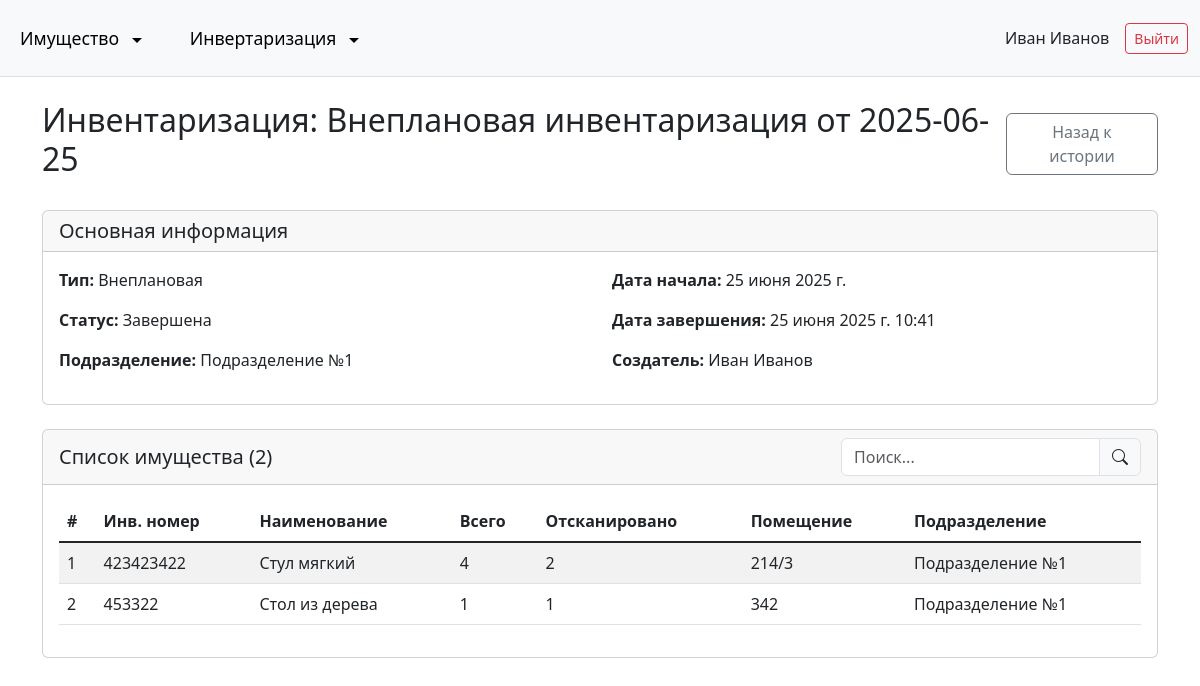
Screenshot of /inventory/detail/11/ (signed in) with the database file from the repository.
### inventory/models.py (models this page shows, shortened)
class Inventory(models.Model):
    TYPE_CHOICES = (
        ('planned', 'Плановая'),
        ('unplanned', 'Внеплановая'),
    )
    STATUS_CHOICES = (
        ('active', 'Активная'),
        ('completed', 'Завершена'),
    )
    name = models.CharField('Название', max_length=255)
    start_date = models.DateField('Дата начала')
    end_date = models.DateField('Дата окончания', null=True, blank=True)
    inventory_type = models.CharField('Тип инвентаризации', max_length=10, choices=TYPE_CHOICES, default='unplanned')
    status = models.CharField('Статус', max_length=10, choices=STATUS_CHOICES, default='active')
    date_completed = models.DateTimeField('Дата завершения', null=True, blank=True)
    created_at = models.DateTimeField('Дата создания', auto_now_add=True)
    department = models.ForeignKey(
        'Department',
        on_delete=models.CASCADE,
        related_name='inventories',
        verbose_name='Структурное подразделение',
        null=True,
        blank=True
    )
    created_by = models.ForeignKey(
        User,
        on_delete=models.SET_NULL,
        related_name='created_inventories',
        verbose_name='Создатель',
        null=True,
        blank=True
    )
    class Meta:
        verbose_name = 'Инвентаризация'
        verbose_name_plural = 'Инвентаризации'
        ordering = ['-created_at']

class Department(models.Model):
    name = models.CharField('Название', max_length=255)
    code = models.CharField('Код', max_length=50, blank=True, null=True)
    description = models.TextField('Описание', blank=True, null=True)
    class Meta:
        verbose_name = 'Структурное подразделение'
        verbose_name_plural = 'Структурные подразделения'
        ordering = ['name']

### assets/models.py (models this page shows, shortened)
class Asset(models.Model):
    inventory_number = models.CharField('Инвентарный номер', max_length=100, unique=True)
    asset_name = models.CharField('Наименование', max_length=255)
    quantity = models.IntegerField('Количество', default=1)
    book_value = models.DecimalField('Балансовая стоимость', max_digits=12, decimal_places=2, null=True, blank=True)
    responsible = models.CharField('Ответственный', max_length=255, null=True, blank=True)
    location = models.ForeignKey(
        Location,
        on_delete=models.SET_NULL,
        null=True,
        blank=True,
        related_name='assets',
        verbose_name='Помещение'
    )
    department = models.ForeignKey(
        'inventory.Department',
        on_delete=models.SET_NULL,
        null=True,
        blank=True,
        related_name='assets',
        verbose_name='Структурное подразделение'
    )
    year_of_manufacture = models.IntegerField('Год выпуска', null=True, blank=True)
    photo = models.ImageField('Фото', upload_to='assets/', null=True, blank=True)
    qr_code = models.CharField('QR код', max_length=150, null=True, blank=True)
    qr_image = models.ImageField('QR изображение', upload_to='qr_codes/assets/', null=True, blank=True)
    total_written_off = models.PositiveIntegerField(default=0)
    is_written_off = models.BooleanField('Списано', default=False)
    write_off_date = models.DateTimeField('Дата списания', null=True, blank=True)
    created_at = models.DateTimeField('Дата создания', auto_now_add=True)
    updated_at = models.DateTimeField('Дата обновления', auto_now=True)
    class Meta:
        verbose_name = 'Имущество'
        verbose_name_plural = 'Имущество'
        ordering = ['inventory_number']
    def get_location_name(self):
        return self.location.name if self.location else "Не указано"

### locations/models.py (models this page shows, shortened)
class Location(models.Model):
    name = models.CharField('Название помещения', max_length=255)
    qr_code = models.CharField('QR код', max_length=150, unique=True)
    qr_image = models.ImageField('QR изображение', upload_to='qr_codes/locations/', null=True, blank=True)
    created_at = models.DateTimeField('Дата создания', auto_now_add=True)
    updated_at = models.DateTimeField('Дата обновления', auto_now=True)
    class Meta:
        verbose_name = 'Помещение'
        verbose_name_plural = 'Помещения'
        ordering = ['name']

### inventory/views.py (the view)
# urls.py: path('detail/<int:pk>/', views.inventory_detail, name='inventory_detail'),
@login_required
@department_access_required
def inventory_detail(request, pk):
    inventory = get_object_or_404(Inventory, pk=pk)
    is_admin = request.user.is_staff or request.user.is_superuser
    try:
        user_profile = request.user.profile
        department = user_profile.department
    except:
        user_profile = None
        department = None
    inventory_items = InventoryItem.objects.filter(inventory=inventory).select_related('asset')
    if not is_admin and department:
        inventory_items = inventory_items.filter(asset__department=department)
    items = []
    for item in inventory_items:
        items.append({
            'id': item.id,
            'inventory_number': item.asset.inventory_number,
            'asset_name': item.asset.asset_name,
            'total_quantity': item.total_quantity,
            'scanned_quantity': item.scanned_quantity,
            'location_name': item.asset.get_location_name() or 'Не указано',
            'department_name': item.asset.department.name if item.asset.department else 'Не указано',
        })
    return render(request, 'inventory/inventory_detail.html', {
        'inventory': inventory,
        'items': items
    })

### templates/inventory/inventory_detail.html (shortened to what this page needs)
{% extends "base.html" %}
{% block content %}
<div class="container mt-4">
    <div class="d-flex justify-content-between align-items-center mb-4">
        <h2>Инвентаризация: {{ inventory.name }}</h2>
        <div>
            <a href="{% url 'inventory_history' %}" class="btn btn-outline-secondary">Назад к истории</a>
        </div>
    </div>
    <div class="card mb-4">
        <div class="card-header">
            <h5 class="card-title mb-0">Основная информация</h5>
        </div>
        <div class="card-body">
            <div class="row">
                <div class="col-md-6">
                    <p><strong>Тип:</strong> {{ inventory.get_inventory_type_display }}</p>
                    <p><strong>Статус:</strong> {{ inventory.get_status_display }}</p>
                    <p><strong>Подразделение:</strong> {{ inventory.department.name|default:"Не указано" }}</p>
                </div>
                <div class="col-md-6">
                    <p><strong>Дата начала:</strong> {{ inventory.start_date }}</p>
                    <p><strong>Дата завершения:</strong> {{ inventory.date_completed|default:"Не завершена" }}</p>
                    <p><strong>Создатель:</strong> {{ inventory.created_by.get_full_name|default:inventory.created_by.username }}</p>
                </div>
            </div>
        </div>
    </div>
    <div class="card">
        <div class="card-header d-flex justify-content-between align-items-center">
            <h5 class="card-title mb-0">Список имущества ({{ items|length }})</h5>
            <div class="input-group" style="width: 300px;">
                <input type="text" id="searchInput" class="form-control" placeholder="Поиск...">
                <span class="input-group-text"><i class="bi bi-search"></i></span>
            </div>
        </div>
        <div class="card-body">
            <div class="table-responsive">
                <table class="table table-striped table-hover">
                    <thead>
                        <tr>
                            <th>#</th>
                            <th>Инв. номер</th>
                            <th>Наименование</th>
                            <th>Всего</th>
                            <th>Отсканировано</th>
                            <th>Помещение</th>
                            <th>Подразделение</th>
                        </tr>
                    </thead>
                    <tbody>
                        {% for item in items %}
                        <tr>
                            <td>{{ forloop.counter }}</td>
                            <td>{{ item.inventory_number }}</td>
                            <td>{{ item.asset_name }}</td>
                            <td>{{ item.total_quantity }}</td>
                            <td>{{ item.scanned_quantity }}</td>
                            <td>{{ item.location_name }}</td>
                            <td>{{ item.department_name }}</td>
                        </tr>
                        {% empty %}
                        <tr>
                            <td colspan="8" class="text-center">Нет данных</td>
                        </tr>
                        {% endfor %}
                    </tbody>
                </table>
            </div>
        </div>
    </div>
</div>
{% endblock %}

### templates/base.html (shortened to what this page needs)
<!DOCTYPE html>
<html lang="ru">
<head>
    <link href="https://cdn.jsdelivr.net/npm/bootstrap@5.1.3/dist/css/bootstrap.min.css" rel="stylesheet">
    <link rel="stylesheet" href="https://cdn.jsdelivr.net/npm/bootstrap-icons@1.7.2/font/bootstrap-icons.css">
    <link rel="stylesheet" href="https://cdn.jsdelivr.net/npm/bootstrap@5.3.0/dist/css/bootstrap.min.css">
    <link rel="stylesheet" href="https://cdnjs.cloudflare.com/ajax/libs/font-awesome/5.15.4/css/all.min.css">
</head>
<body>
    <nav class="navbar navbar-expand-lg navbar-light bg-light border-bottom">
        <div class="container-fluid">
            <div class="navbar-nav me-auto mb-2 mb-lg-0">
                <div class="nav-item dropdown">
                    <a class="nav-link dropdown-toggle" href="{% url 'property_list' %}" role="button">
                        Имущество
                    </a>
                </div>
                <div class="nav-item dropdown">
                    <a class="nav-link dropdown-toggle" href="{% url 'inventory_home' %}" role="button">
                        Инвертаризация
                    </a>
                </div>
            </div>
            <div class="d-flex align-items-center">
                {% if user.is_authenticated %}
                    <span class="me-3">{{ user.get_full_name|default:user.username }}</span>
                    <a href="{% url 'logout' %}" class="btn btn-outline-danger btn-sm">Выйти</a>
                {% else %}
                    <a href="{% url 'login' %}" class=""></a>
                {% endif %}
            </div>
        </div>
    </nav>
    {% block content %}{% endblock %}
</body>
</html>

### templates/base.html (style rules this page uses)
.nav-link { font-size: 1.1rem; font-weight: 500; padding: 10px 15px; color: #000 !important; }
.navbar { padding: 15px 0; }
.dropdown-toggle::after { margin-left: 8px; vertical-align: middle; }
.nav-link.dropdown-toggle { cursor: pointer; }
.navbar-nav > .nav-item { margin-right: 2rem; }
.navbar-nav > .nav-item:last-child { margin-right: 0; }

### rows the page displays
Inventory: name "Внеплановая инвентаризация от 2025-06-25", inventory_type "Внеплановая", status "Завершена", department.name "Подразделение №1", start_date "25 июня 2025 г.", date_completed "25 июня 2025 г. 10:41", created_by.get_full_name "Иван Иванов"
Asset: inventory_number "423423422", asset_name "Стул мягкий"
Location: location_name "214/3"
Department: department_name "Подразделение №1" "Подразделение №1"
Asset: inventory_number "453322", asset_name "Стол из дерева"
Location: location_name "342"

### other values shown
{{ user.get_full_name|default:user.username }} "Иван Иванов"
{{ items|length }} "2"
{{ item.total_quantity }} "4" "1"
{{ item.scanned_quantity }} "2" "1"
